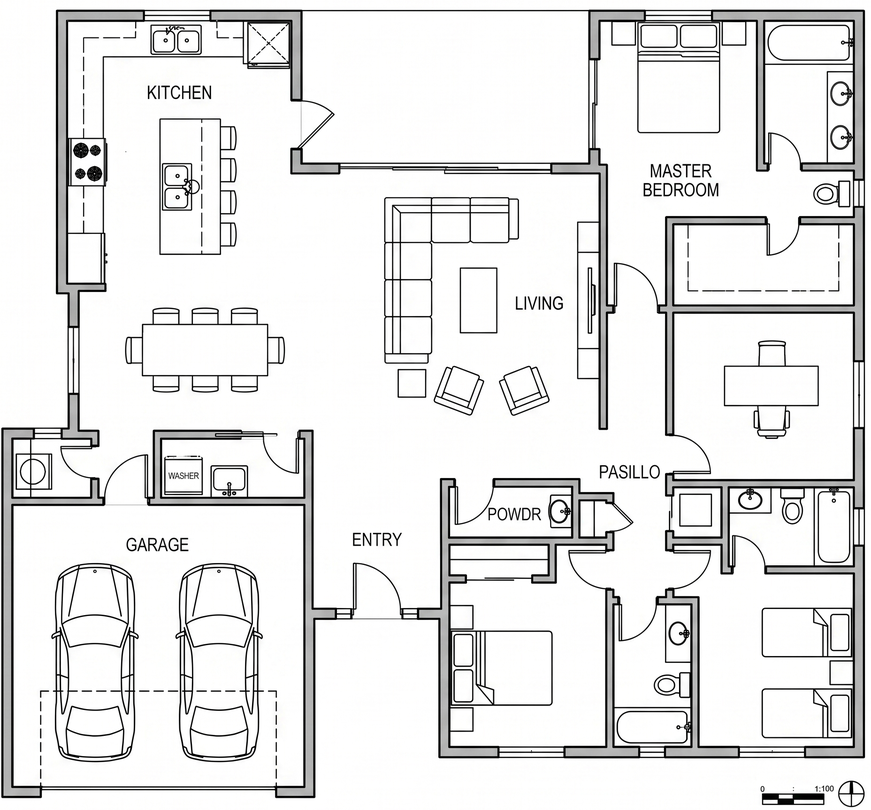
#> input picture plano_4.png, 871 x 810 px, shrunk from 1856 x 1725 before the run, found by its file name
$ jupyter execute Pruebas.ipynb
#> lines starting #> are read from the running program, lines starting #| are printed output that depends on the picture; after the words box and inside, x2 and y2 are one past the last pixel; in counts of white or black regions, pixels touching at a corner belong together
[cell 1]
import cv2
import numpy as np
import matplotlib.pyplot as plt

#Clase para tener limpio el codigo principal y sea mas sencillo de usar en el repositorio de la libreria
class ProcesadorPlanos:
    #Primero mandamos a llamar la imagen y la guardamos en una variable de clase para poder usarla
    def __init__(self, ruta_imagen):
#> called with ruta_imagen = 'Plano_4.png'
        self.imagen = cv2.imread(ruta_imagen)
#> self.imagen is the input picture: shape (810, 871, 3); mean B, G, R 229.5, 229.8, 229.8
        #Codicionamos a que la encuentre en caso de que no se encuentre mandamos un mensaje de error
        if self.imagen is None:
            raise ValueError("No se pudo cargar la imagen.")
        self.resultado = self.imagen.copy()

    #Aplicames la escala de grises asi es mas facil trabajar con la imagen y aplicar los filtros necesarios
    def aplicar_escala_grises(self, img=None):
        #A diferencia de lo visto en clases pasamos la imagen mas abajo, esto le da la libertad de tener un script limpio y un codigo mas universal donde el usuario no necesite meter mano
        target = img if img is not None else self.imagen
        return cv2.cvtColor(target, cv2.COLOR_BGR2GRAY)

    #Aplicamos un filtro bilateral para preservar los bordes, esto es importante para no perder detalles importantes de la imagen, a diferencia del gaussiano que puede difuminar los bordes,
    #el bilateral es mas efectivo para este tipo de imagenes donde los bordes son cruciales
    def aplicar_filtrado(self, gris):
        #Los parametros del filtro bilateral pueden ser ajustados dependiendo de la calidad de la imagen, pero en general estos valores que encontramos funcionan bien para planos arquitectonicos
        return cv2.bilateralFilter(gris, 9, 75, 75)

    "Seguimos con corregir la inclinacion, aqui es donde aplicamos la transformacion afin y la transformada de hough para detectar las lineas"
    "y corregir la inclinacion de la imagen, esto es crucial para que los siguientes pasos funcionen correctamente"

    #Para evitar lineas inclinadas o planos que tengan una inclinacion, aplicamos una transformacion afin basada en la transformada de hough para detectar las lineas principales y corregir
    # la inclinacion de la imagen, esto es importante para que los siguientes pasos funcionen correctamente y no tengamos lineas inclinadas que puedan afectar la deteccion de muros y esquinas
    # o directamente afectar la visualizacion final"
    def corregir_inclinacion(self, gris):
        # Deteccion de bordes con Canny para mejorar la deteccion de lineas y pasarselas a Hough
        bordes = cv2.Canny(gris, 50, 150)
        # Hough en este punto nos ayuda a detectar las lineas principales del plano, lo que nos permite calcular el ángulo de inclinacion y corregirlo con una transformacion
        lineas = cv2.HoughLinesP(bordes, 1, np.pi/180, 100, minLineLength=100, maxLineGap=10)

        #Este es solo para la correccion de inclinacion, calculamos el angulo de cada linea detectada y tomamos la mediana para corregir la inclinacion de la imagen, se usa la formula de
        # atan2 para calcular el angulo de inclinacion de cada linea, y luego se toma la mediana de esos angulos para obtener un valor representativo de la inclinacion general del plano

        angulo_final = 0
        if lineas is not None:
            angulos = []
            for l in lineas:
                x1, y1, x2, y2 = l[0]
                ang = np.degrees(np.arctan2(y2 - y1, x2 - x1))
                if abs(ang) < 45: angulos.append(ang)
            if angulos: angulo_final = np.median(angulos)

        #Aqui pasamos a la matriz de rotacion que corrige la inclinacion de la imagen, se calcula el centro de la imagen y se aplica una rotacion basada en el angulo calculado anteriormente,
        # esto nos da una imagen corregida sin inclinacion en lineas ya que el plano necesita estar lo mas recto posible para que los siguientes pasos funcionen correctamente,
        # ademas de mejorar la visualizacion final

        #Aqui detectamos el ancho y alto de la imagen para calcular el centro
        height, width = gris.shape[:2]
        centro = (width // 2, height // 2)
        #El 1.0 es el factor de escala, en este caso no queremos escalar la imagen, solo rotarla, por lo que dejamos el factor de escala en 1
        Matriz = cv2.getRotationMatrix2D(centro, angulo_final, 1.0)
        self.resultado = cv2.warpAffine(self.imagen, Matriz, (width, height))
        return cv2.cvtColor(self.resultado, cv2.COLOR_BGR2GRAY)

        #Aplicamos una umbralizacion simple para obtener una imagen binaria, esto es importante para poder aplicar la morfologia y aislar los muros, ademas de facilitar la deteccion de bordes y esquinas
        #usando la funcion de umbralizacion de opencv, con un umbral de 200, esto puede ser ajustado dependiendo de la calidad de la imagen, pero en general este valor funciona bien para planos arquitectonicos,
        #porque los muros suelen ser de un color oscuro y el fondo suele ser claro, por lo que un umbral de 200 nos ayuda a separar los muros del fondo
    def aplicar_umbralizacion(self, gris):
        _, binaria = cv2.threshold(gris, 200, 255, cv2.THRESH_BINARY_INV)
        return binaria

        #Ahora con esta mascara, discriminamos los muros de las cotas y muebles finos, aplicando una operacion de apertura para eliminar las lineas finas, y luego una operacion de cierre para rellenar
        # los huecos que puedan quedar en los muros, esto nos da una mascara mas limpia y solida de los muros, lo que facilita la deteccion de bordes.
        #El rellenar ayuda de que no queden huecos en los muros que puedan afectar la deteccion o que se hagan segmentaciones erroneas en los muros
    def aislar_muros(self, binaria):
        kernel = np.ones((5, 5), np.uint8)
        mascara = cv2.morphologyEx(binaria, cv2.MORPH_OPEN, kernel)
        mascara = cv2.morphologyEx(mascara, cv2.MORPH_CLOSE, kernel)
        return mascara

        #Vamos con la parte de detectar bordes y esquinas, para esto aplicamos el detector de bordes de Canny sobre la mascara de muros, esto nos da una imagen con los bordes de los muros, lo que facilita
        # la deteccion de esquinas, luego aplicamos el detector de esquinas de Shi-Tomasi sobre la mascara de muros, esto nos da las esquinas de los muros, lo que es importante para la visualizacion final
        # y para tener una mejor representacion de la estructura del plano. Se uso Shi-Tomasi porque es un detector de esquinas mas robusto y preciso que el de Harris (Ya que por mas movimientos usados podia relativamente
        # quear bien pero busca parametros especificos que hacen que no sea unversal), lo que es importante para procesar planos de alta resolucion sin que el tiempo de procesamiento sea excesivo
    def detectar_caracteristicas(self, mascara):
        # Bordes de Canny sobre la mascara de muros
        bordes = cv2.Canny(mascara, 50, 150)
        # Esquinas (Shi-Tomasi) los valores de maxCorners, qualityLevel y minDistance pueden ser ajustados dependiendo de la calidad de la imagen, pero en general estos valores funcionan bien para los planos
        esquinas = cv2.goodFeaturesToTrack(mascara, 500, 0.01, 15)
        return bordes, esquinas

        #Finalmente, marcamos visualmente los resultados, pintando los muros de rojo y las esquinas de azul, esto nos da una visualizacion clara y facil de entender de la estructura del plano, ademas de resaltar los elementos
        #  importantes como los muros y las esquinas, lo que es crucial para la interpretacion del plano por parte del usuario
    def marcar_visual(self, mascara, esquinas):
        # Pintar muros de rojo
        self.resultado[mascara == 255] = [0, 0, 255]
        # Pintar esquinas de azul
        #Conddicionamos a que haya esquinas detectadas para evitar errores, y luego iteramos sobre las esquinas para dibujar un circulo azul en cada una de ellas
        if esquinas is not None:
            for i in esquinas.astype(int):
                x, y = i.ravel()
                cv2.circle(self.resultado, (x, y), 7, (255, 0, 0), -1)

        #Para terminar una funcion final para ejecutar todo el procesamiento, esto hace que el codigo principal sea mas limpio y facil de usar, ademas de permitir que el usuario pueda usar cada parte
        #de forma independiente si lo desea
    def ejecutar(self):
        gris = self.aplicar_escala_grises()
        filtrado = self.aplicar_filtrado(gris)
        gris_recto = self.corregir_inclinacion(filtrado)
#> in corregir_inclinacion, `bordes = cv2.Canny(gris, 50, 150)`:
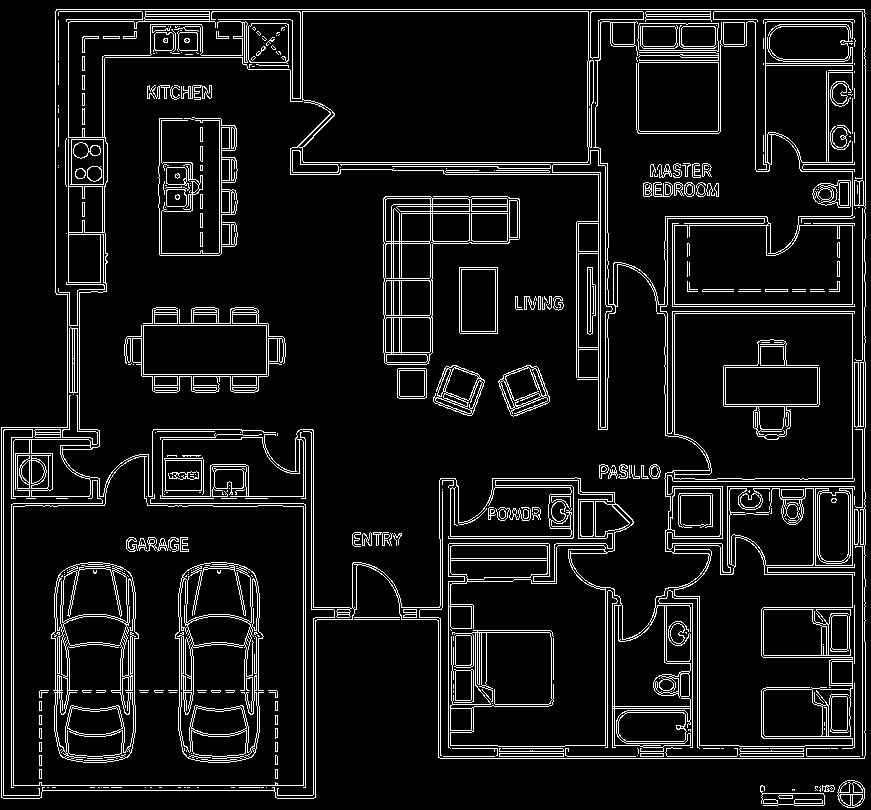
#> bordes: shape (810, 871); 8.9% white in thin lines or dots
#> in corregir_inclinacion, `lineas = cv2.HoughLinesP(bordes, 1, np.pi/180, 100, minLineLength=100,..`: lineas = 108 rows, first 6: [55, 11, 864, 11], [56, 9, 864, 9], [862, 362, 862, 205], [438, 756, 864, 756], [852, 607, 852, 19], [865, 238, 865, 13]
#> the loop in corregir_inclinacion, `for l in lineas:` made 108 passes
#> (x1, y1, x2, y2, ang) on passes 1 to 8: (55, 11, 864, 11, 0), (56, 9, 864, 9, 0), (862, 362, 862, 205, -90), (438, 756, 864, 756, 0), (852, 607, 852, 19, -90), (865, 238, 865, 13, -90), (440, 758, 864, 758, 0), (11, 798, 11, 427, -90)
#> after the loop in corregir_inclinacion, `for l in lineas:`: angulos = 52 values, max 2.18 at index 42, min -2.06 at index 40, mean 0.00227
#> in corregir_inclinacion, `if angulos: angulo_final = np.median(angulos)`: angulo_final = 0
#> in corregir_inclinacion, `Matriz = cv2.getRotationMatrix2D(centro, angulo_final, 1.0)`: Matriz = [[1, 0, 0], [0, 1, 0]]
        binaria = self.aplicar_umbralizacion(gris_recto)
#> in aplicar_umbralizacion, `_, binaria = cv2.threshold(gris, 200, 255, cv2.THRESH_BINARY_INV)`:
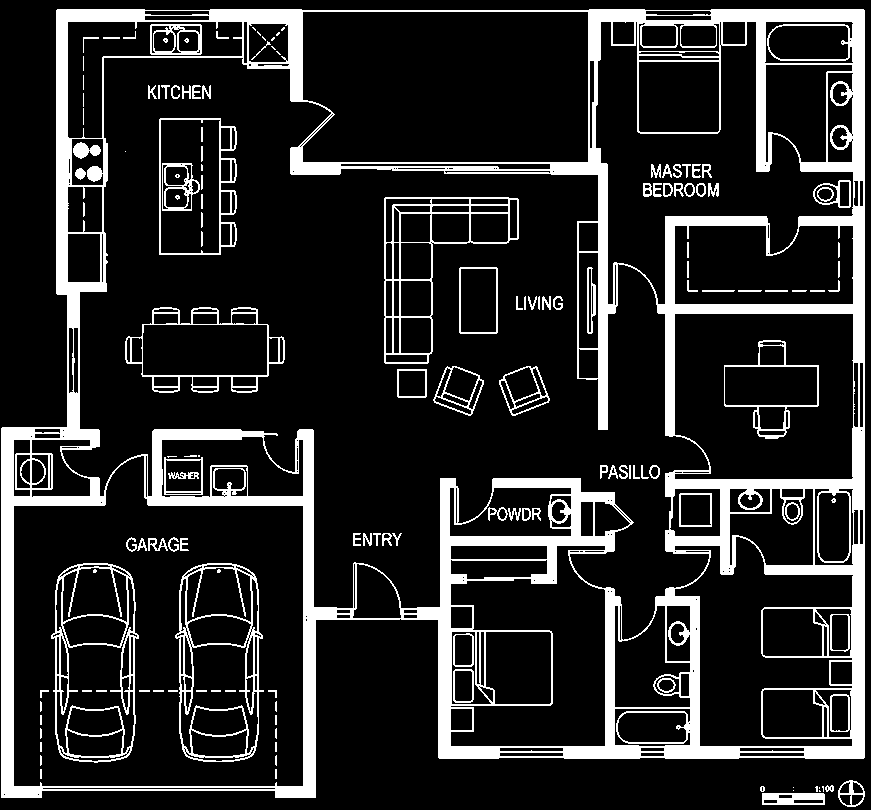
#> binaria: shape (810, 871); 15.9% white; 152 white regions (29 under 20 px), largest, box (x1, y1, x2, y2) and area: (1, 9, 865, 798) 88261, (51, 563, 139, 763) 3215, (175, 563, 264, 762) 3207
        mascara = self.aislar_muros(binaria)
        bordes, esquinas = self.detectar_caracteristicas(mascara)
#> in detectar_caracteristicas, `bordes = cv2.Canny(mascara, 50, 150)`:
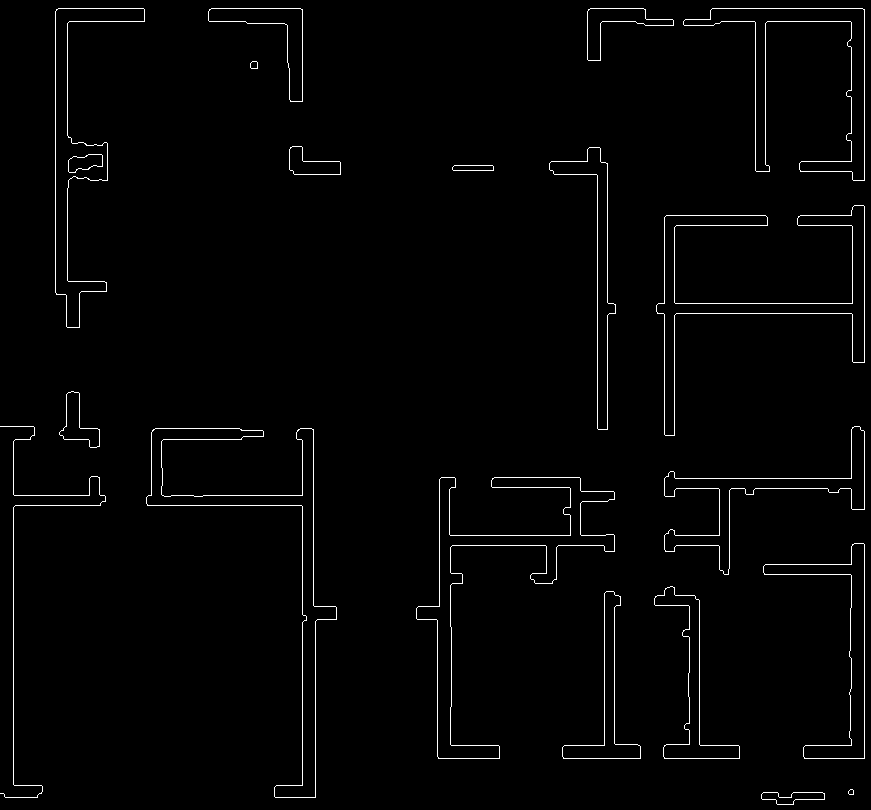
#> bordes: shape (810, 871); 1.7% white in thin lines or dots
#> in detectar_caracteristicas, `esquinas = cv2.goodFeaturesToTrack(mascara, 500, 0.01, 15)`: esquinas = 149 rows, first 8: [793, 804], [777, 804], [824, 799], [762, 799], [315, 797], [275, 797], [37, 797], [5, 797]
        self.marcar_visual(mascara, esquinas)
#> in marcar_visual, `self.resultado[mascara == 255] = [0, 0, 255]`:
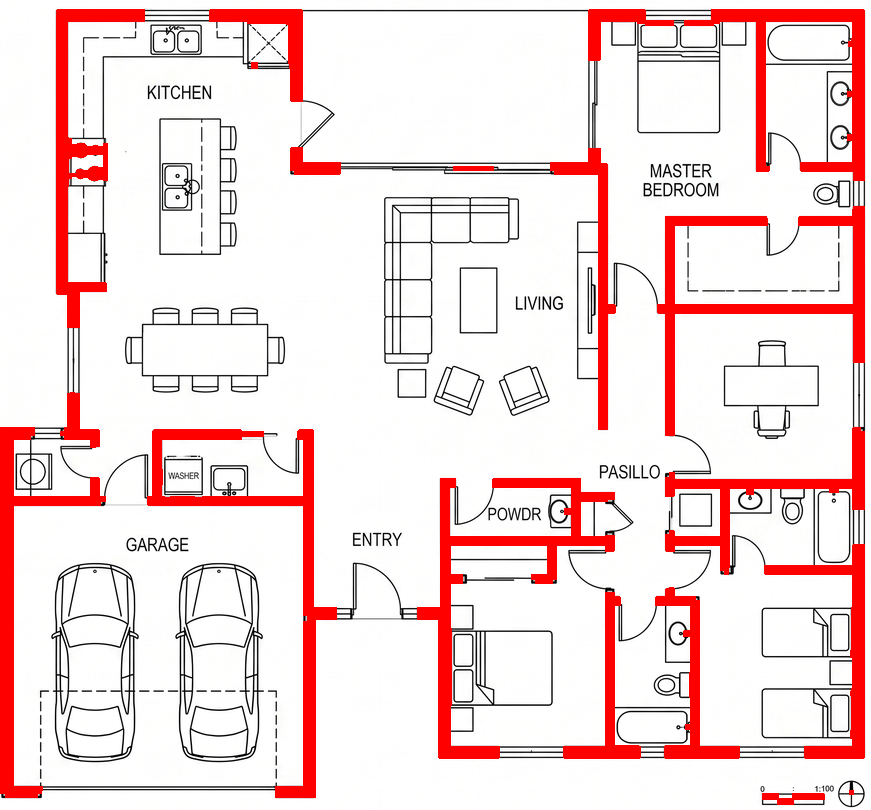
#> self.resultado: shape (810, 871, 3); 9.7% of pixels changed, all inside (x1, y1, x2, y2) = (0, 9, 865, 805)
#> the loop in marcar_visual, `for i in esquinas.astype(int):` made 149 passes
#> after the loop in marcar_visual, `for i in esquinas.astype(int):`:
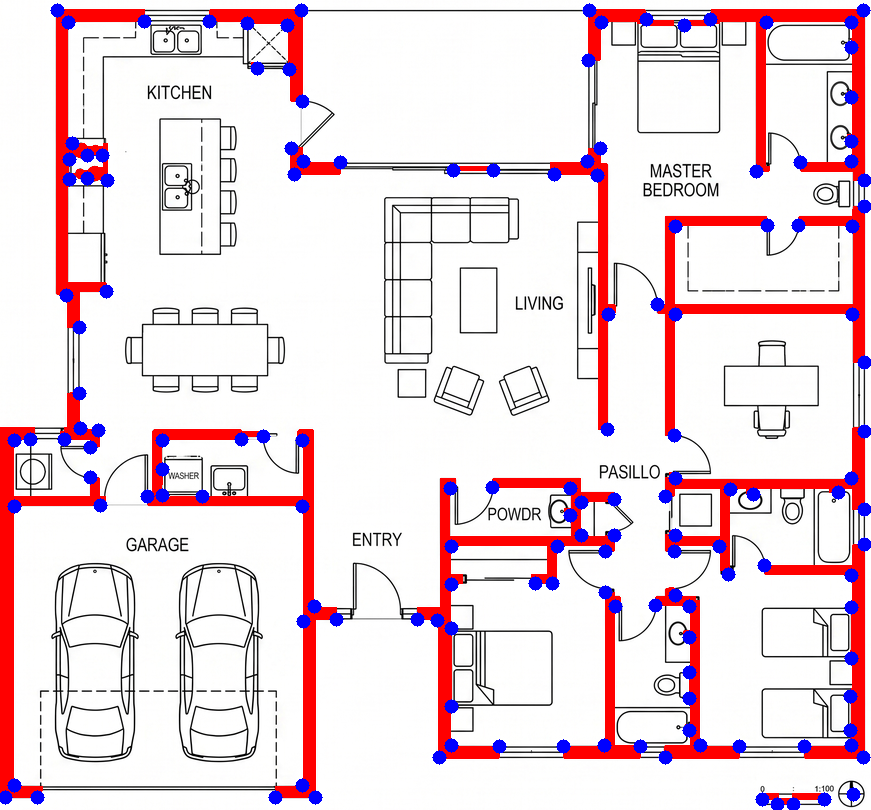
#> self.resultado: shape (810, 871, 3); 3.14% of pixels changed, all inside (x1, y1, x2, y2) = (0, 3, 871, 810)

        return self.resultado

if __name__ == "__main__":
    procesador = ProcesadorPlanos("Plano_4.png")
    final = procesador.ejecutar()

    plt.figure(figsize=(10,10))
    plt.imshow(cv2.cvtColor(final, cv2.COLOR_BGR2RGB))
    plt.title("Bordes y Esquinas Detectados")
    plt.axis('off')
    plt.show()

$ run again, with Plano_1.png copied over plano_4.png
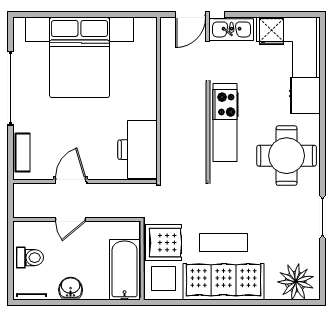
#> input picture Plano_1.png, 335 x 316 px, found by its file name
#> in __init__, self.imagen is the input picture: shape (316, 335, 3); min 0, max 255, mean 229.5
#> in corregir_inclinacion, `bordes = cv2.Canny(gris, 50, 150)`:
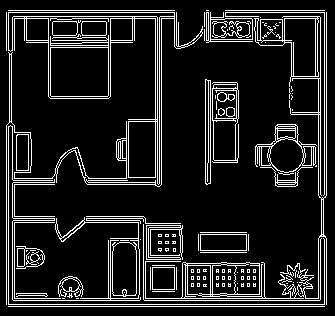
#> bordes: shape (316, 335); 12.5% white in thin lines or dots
#> lineas = 24 rows, first 6: [6, 300, 326, 300], [76, 298, 326, 298], [8, 306, 324, 306], [6, 304, 326, 304], [320, 197, 320, 10], [8, 10, 174, 10]
#> the loop in corregir_inclinacion, `for l in lineas:` made 24 passes
#> (x1, y1, x2, y2, ang) on passes 1 to 8: (6, 300, 326, 300, 0), (76, 298, 326, 298, 0), (8, 306, 324, 306, 0), (6, 304, 326, 304, 0), (320, 197, 320, 10, -90), (8, 10, 174, 10, 0), (223, 12, 326, 12, 0), (324, 197, 324, 10, -90)
#> after the loop in corregir_inclinacion, `for l in lineas:`: angulos = [0, 0, 0, 0, 0, 0, 0, 0, 0, 0]
#> angulo_final = 0
#> Matriz = [[1, 0, 0], [0, 1, 0]]
#> binaria: shape (316, 335); 16.5% white; 57 white regions (43 under 20 px), largest, box (x1, y1, x2, y2) and area: (7, 11, 326, 306) 14056, (256, 125, 317, 186) 655, (205, 80, 211, 184) 623
#> in detectar_caracteristicas, `esquinas = cv2.goodFeaturesToTrack(mascara, 500, 0.01, 15)`: esquinas = 35 rows, first 8: [325, 305], [7, 305], [145, 298], [129, 298], [80, 298], [60, 298], [297, 283], [138, 222]
#> the loop in marcar_visual, `for i in esquinas.astype(int):` made 35 passes
#> after the loop in marcar_visual, `for i in esquinas.astype(int):`:
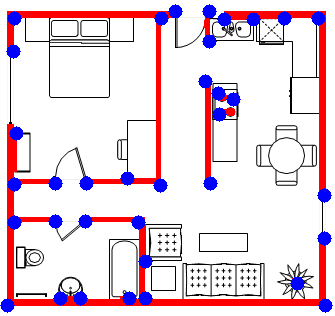
#> self.resultado: shape (316, 335, 3); mean B, G, R 223.1, 210.5, 232
